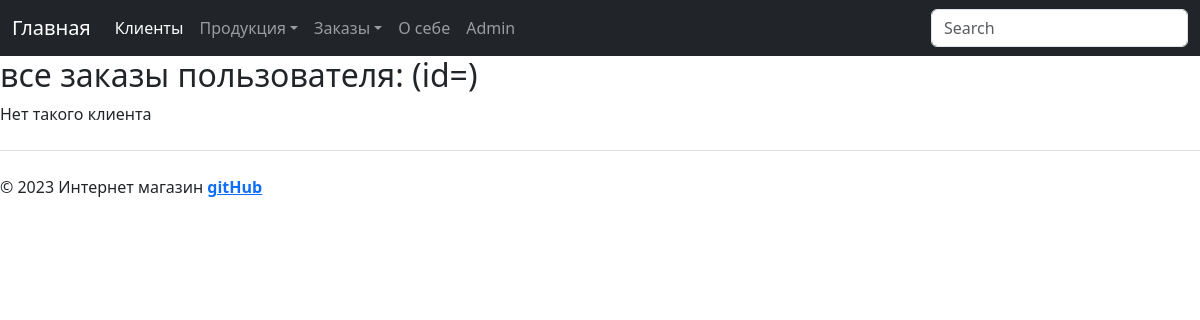
/shop/client_orders/18, run on an earlier commit of the app's database.
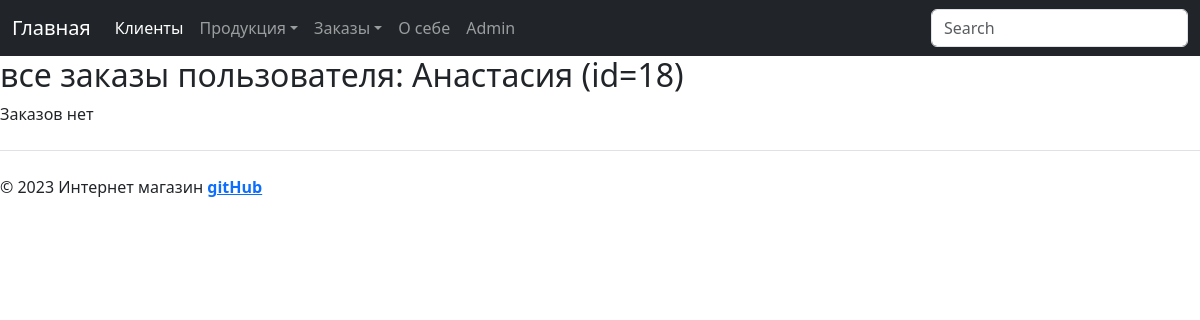
And on a later commit of the database.
### shop_app/models.py (models this page shows, shortened)
class Client(models.Model):
    name_client = models.CharField(max_length=50)
    email = models.EmailField()
    phone_number = models.CharField(max_length=12)
    address = models.CharField(max_length=100)

### shop_app/views.py (the view)
# urls.py: path('shop/client_orders/<int:id_client>', views.client_orders, name='client_orders'),      # все заказы по клиенту (формы выбора клиента пока нет)
def client_orders(request, id_client: int):
    products = {}
    client = Client.objects.filter(pk=id_client).first()
    orders = Order.objects.filter(buyer=client).all()
    for order in orders:
        products[order.id] = str(order.products.all()).replace('<QuerySet [<', '').replace('>]>', '').split('>, <')
    return render(request, 'shop_app/client_orders.html', {'client': client, 'orders': orders, 'products': products})

### shop_app/templates/shop_app/client_orders.html (shortened to what this page needs)
{% extends 'shop_app/base.html' %}
{% block content %}
    <h2>все заказы пользователя: {{ client.name_client }} (id={{ client.id }})</h2>
    {% if orders %}
        {% for order in orders %}
            <h1>Заказ №{{ order.id }}</h1>
            <p>Дата создания: {{ order.date_create_order }}</p>
            <p>Общая стоимость: {{ order.total_cost }}</p>
            <h3>Товары:</h3>
                {% for key, value in products.items %}
                    {% if key == order.id %}
                        {% for product in value %}
                            <p>{{ product }}</p>
                        {% endfor %}
                    {% endif %}
                {% endfor %}
        {% endfor %}
    {% elif client.id == NULL %}
        <p>Нет такого клиента</p>
     {% else %}
        <p>Заказов нет</p>
    {% endif %}
{% endblock %}

What changed in the data, as far as the page shows it:
added Client: name_client "Анастасия", id "18"
Also different on the page:
text no longer shown: "Нет такого клиента"
text now shown: "Заказов нет"
